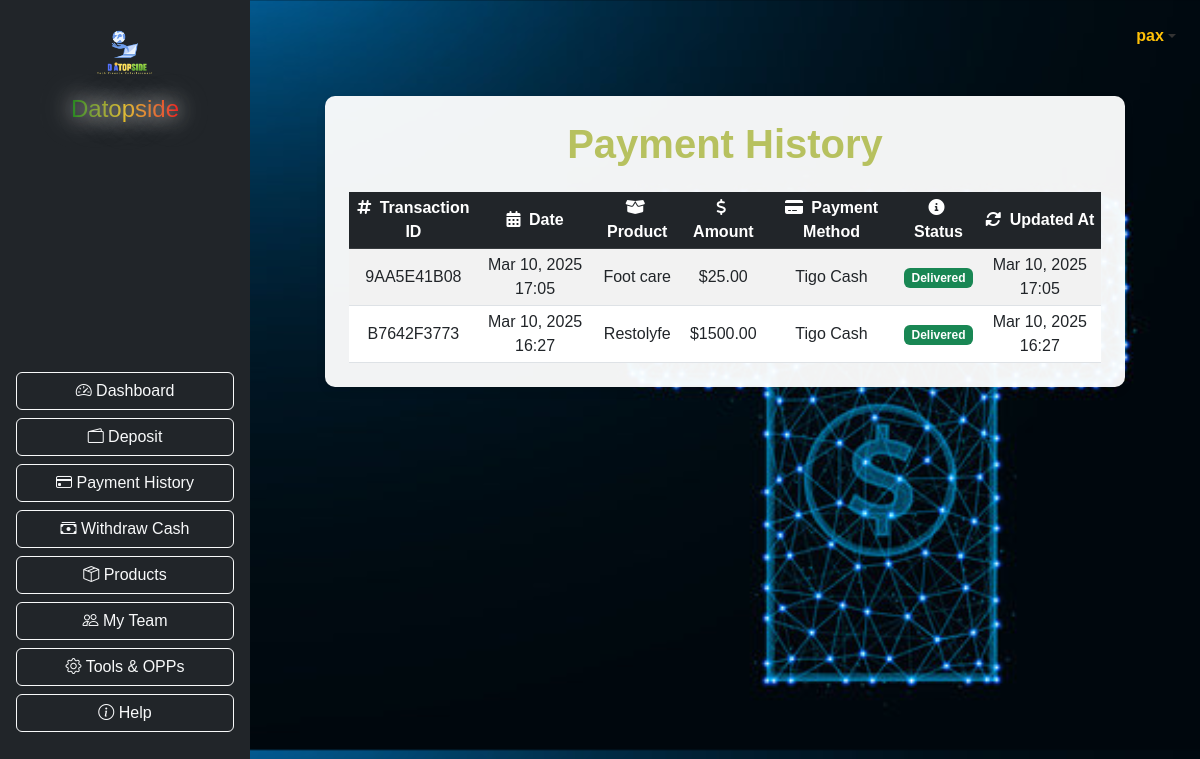
The page /payments/history/ (signed in) on the database its author committed.
### myapp/models.py (models this page shows, shortened)
class User(AbstractBaseUser, PermissionsMixin):
    STATUS_CHOICES = [
        ('active', 'Active'),
        ('inactive', 'Inactive'),
        ('review', 'Review'),
        ('suspend', 'Suspend'),
    ]
    COUNTRY_CHOICES = [
        ('rwanda', 'Rwanda'),
        ('burundi', 'Burundi'),
        ('kenya', 'Kenya'),
        ('uganda', 'Uganda'),
        ('drc', 'DRC'),
        ('tanzania', 'Tanzania'),
    ]
    country = models.CharField(
        max_length=20,
        choices=COUNTRY_CHOICES,
        default='rwanda',
        db_index=True
    )
    username = models.CharField(max_length=30, unique=True, db_index=True)
    email = models.EmailField(unique=True, db_index=True)
    phone_regex = RegexValidator(regex=r'\+?1?\d{9,15}$',
                                message="Phone number must be entered in the format '+25078xxxxxxx'.")
    phone_number = models.CharField(validators=[phone_regex], max_length=20, unique=True, db_index=True)
    status = models.CharField(max_length=8, choices=STATUS_CHOICES, default='inactive', db_index=True)
    is_staff = models.BooleanField(default=False)
    date_joined = models.DateTimeField(default=timezone.now, db_index=True)
    maintenance_due_date = models.DateField(null=True, blank=True)
    maintenance_paid = models.BooleanField(default=False)
    maintenance_fee = models.DecimalField(max_digits=10, decimal_places=2, default=0)
    maintenance_paid_date = models.DateField(null=True, blank=True)
    maintenance_paid_amount = models.DecimalField(max_digits=10, decimal_places=2, default=0)
    activation_paid_date = models.DateField(null=True, blank=True)
    activation_paid_amount = models.DecimalField(max_digits=10, decimal_places=2, default=0)
    USERNAME_FIELD = 'username'
    REQUIRED_FIELDS = ['email', 'phone_number']
    objects = UserManager()
    def colored_status(self):
        if self.status == 'active':
            color = 'green'
        elif self.status == 'inactive':
            color = 'red'
        elif self.status == 'review':
            color = 'orange'
        elif self.status == 'suspend':
            color = 'purple'
        return format_html('<span style="color: {};">{}</span>', color, self.get_status_display())
    colored_status.short_description = 'Status'
    class Meta:
        indexes = [
            models.Index(fields=['username']),
            models.Index(fields=['email']),
            models.Index(fields=['phone_number']),
            models.Index(fields=['status']),
            models.Index(fields=['country']),
        ]

### payments/models.py (models this page shows, shortened)
class Payment(models.Model):
    PENDING = 'pending'
    PROCESSING = 'processing'
    COMPLETED = 'completed'
    DELIVERED = 'delivered'
    CANCELLED = 'cancelled'
    STATUS_CHOICES = [
        (PENDING, 'Pending'),
        (PROCESSING, 'Processing'),
        (COMPLETED, 'Completed'),
        (DELIVERED, 'Delivered'),
        (CANCELLED, 'Cancelled'),
    ]
    MOMO_PAY = 'momo_pay'
    TIGO_CASH = 'tigo_cash'
    BANK_TRANSFER = 'bank_transfer'
    BALANCE = 'balance'
    PAYMENT_METHOD_CHOICES = [
        (MOMO_PAY, 'MoMo Pay'),
        (TIGO_CASH, 'Tigo Cash'),
        (BANK_TRANSFER, 'Bank Transfer'),
        (BALANCE, 'Balance'),
    ]
    user = models.ForeignKey(settings.AUTH_USER_MODEL, on_delete=models.CASCADE, null=True, blank=True)
    product = models.ForeignKey(Product, on_delete=models.CASCADE, null=True, blank=True)
    amount = models.DecimalField(max_digits=10, decimal_places=2, default=0.00)
    transaction_id = models.CharField(max_length=100, unique=True, blank=True, null=True)
    full_name = models.CharField(max_length=255)
    payment_method = models.CharField(max_length=50, choices=PAYMENT_METHOD_CHOICES)
    mobile_number = models.CharField(max_length=15, blank=True, null=True)
    bank_account = models.CharField(max_length=50, blank=True, null=True)
    shipping_address = models.TextField()
    proof_of_payment = models.ImageField(upload_to='payments/')
    status = models.CharField(max_length=20, choices=STATUS_CHOICES, default=PENDING)
    created_at = models.DateTimeField(auto_now_add=True)
    updated_at = models.DateTimeField(auto_now=True)
    class Meta:
        ordering = ['-created_at']

### products/models.py (models this page shows, shortened)
class Product(models.Model):
    name = models.CharField(max_length=255)
    description = models.TextField()
    price = models.DecimalField(max_digits=10, decimal_places=2)
    stock_quantity = models.IntegerField()
    image = models.ImageField(upload_to='products/')
    category = models.ForeignKey(
        Category,
        on_delete=models.CASCADE,
        related_name='products'
    )
    created_at = models.DateTimeField(auto_now_add=True)
    updated_at = models.DateTimeField(auto_now=True)
    class Meta:
        ordering = ['-created_at']
        indexes = [
            models.Index(fields=['name']),
            models.Index(fields=['price']),
            models.Index(fields=['created_at']),
        ]

### payments/views.py (the view)
# urls.py: path('history/', views.payment_history, name='payment_history'),
def payment_history(request):
    payments = Payment.objects.filter(user=request.user).order_by('-created_at')
    return render(request, 'payments/payment_history.html', {
        'payments': payments
    })

### payments/templates/payments/payment_history.html (shortened to what this page needs)
{% extends 'base.html' %}
{% load static %}
{% block content %}
<div class="container mt-5 py-4 px-4 payment-history-container">
    <h1 class="mb-4 text-center" style="color:rgb(183, 193, 95);">Payment History</h1>
    {% if payments %}
    <div class="table-responsive {% if payments|length >= 10 %}scrollable{% endif %}">
        <table class="table table-striped table-hover align-middle table-sm">
            <thead class="table-dark">
                <tr>
                    <th scope="col"><i class="fas fa-hashtag me-1"></i> Transaction ID</th>
                    <th scope="col"><i class="fas fa-calendar-alt me-1"></i> Date</th>
                    <th scope="col"><i class="fas fa-box-open me-1"></i> Product</th>
                    <th scope="col"><i class="fas fa-dollar-sign me-1"></i> Amount</th>
                    <th scope="col"><i class="fas fa-credit-card me-1"></i> Payment Method</th>
                    <th scope="col"><i class="fas fa-info-circle me-1"></i> Status</th>
                    <th scope="col"><i class="fas fa-sync-alt me-1"></i> Updated At</th>
                </tr>
            </thead>
            <tbody>
                {% for payment in payments %}
                <tr>
                    <td>{{ payment.transaction_id }}</td>
                    <td>{{ payment.created_at|date:"M d, Y H:i" }}</td>
                    <td>{{ payment.product.name }}</td>
                    <td>${{ payment.amount }}</td>
                    <td>{{ payment.get_payment_method_display }}</td>
                    <td>
                        {% if payment.status == 'completed' or payment.status == 'delivered' %}
                            <span class="badge bg-success">{{ payment.status|title }}</span>
                        {% elif payment.status == 'cancelled' %}
                            <span class="badge bg-danger">{{ payment.status|title }}</span>
                        {% else %}
                            <span class="badge bg-warning">{{ payment.status|title }}</span>
                        {% endif %}
                    </td>
                    <td>{{ payment.updated_at|date:"M d, Y H:i" }}</td>
                </tr>
                {% endfor %}
            </tbody>
        </table>
    </div>
    {% else %}
    <div class="alert alert-info text-center">
        <i class="fas fa-info-circle me-1"></i> You haven't made any payments yet.
    </div>
    {% endif %}
</div>
{% endblock %}

### myapp/templates/base.html (shortened to what this page needs)
{% load static %}
<!DOCTYPE html>
<html lang="en">
<head>
    <link rel="stylesheet" href="https://cdn.jsdelivr.net/npm/bootstrap@5.3.0/dist/css/bootstrap.min.css">
    <link rel="stylesheet" href="https://cdnjs.cloudflare.com/ajax/libs/animate.css/4.1.1/animate.min.css">
    <link rel="stylesheet" href="https://cdnjs.cloudflare.com/ajax/libs/hover.css/2.3.1/css/hover-min.css">
    <link rel="stylesheet" href="https://cdnjs.cloudflare.com/ajax/libs/font-awesome/6.0.0-beta3/css/all.min.css">
    <link href="https://cdn.jsdelivr.net/npm/bootstrap@5.3.0/dist/css/bootstrap.min.css" rel="stylesheet">
    <link rel="stylesheet" href="https://cdn.jsdelivr.net/npm/bootstrap-icons@1.10.3/font/bootstrap-icons.css">
</head>
<body>
<div class="d-flex">
    <nav class="bg-dark text-white p-3 d-flex flex-column align-items-center" style="width: 250px; position: fixed; height: 100vh; backdrop-filter: blur(10px); background: rgba(0, 0, 0, 0.5);">
        <div class="text-center mb-4">
            <img src="{% static 'images/LOGO.png' %}" alt="Logo" class="img-fluid" style="max-width: 100px; animation: rotateLogo 5s infinite linear;">
            <h4 style="background: linear-gradient(to right, #008000, #ffc900, #ff0000); -webkit-background-clip: text; -webkit-text-fill-color: transparent; text-shadow: 0 0 20px #fff, 0 0 30px #000, 0 0 40px #fff; animation: glow 2s infinite alternate;">Datopside</h4>
        </div>
        <ul class="nav flex-column w-100">
            <div class="d-flex flex-column align-items-center justify-content-center vh-100">
                <a class="btn btn-outline-light mb-2 w-100 text-center hvr-grow" href="{% url 'dashboard' %}">
                    <i class="bi bi-speedometer2"></i> Dashboard
                </a>
                <a class="btn btn-outline-light mb-2 w-100 text-center hvr-grow" href="{% url 'deposit' %}">
                    <i class="bi bi-wallet2"></i> Deposit
                </a>
                <a class="btn btn-outline-light mb-2 w-100 text-center hvr-grow" href="{% url 'payment_history' %}">
                    <i class="bi bi-credit-card"></i> Payment History
                </a>
                <a class="btn btn-outline-light mb-2 w-100 text-center hvr-grow" href="{% url 'withdraw' %}">
                  <i class="bi bi-cash-stack"></i> Withdraw Cash
                </a>
                <a class="btn btn-outline-light mb-2 w-100 text-center hvr-grow" href="{% url 'product_list' %}">
                    <i class="bi bi-box-seam"></i> Products
                </a>
                <a class="btn btn-outline-light mb-2 w-100 text-center hvr-grow" href="{% url 'my_team' %}">
                    <i class="bi bi-people"></i> My Team
                </a>
                <a class="btn btn-outline-light mb-2 w-100 text-center hvr-grow" href="{% url 'tools_and_opps:tools_dashboard' %}">
                    <i class="bi bi-gear"></i> Tools & OPPs
                </a>
                <a class="btn btn-outline-light mb-2 w-100 text-center hvr-grow" href="{% url 'support_thread' %}">
                    <i class="bi bi-info-circle"></i> Help
                </a>
            </div>
        </ul>
    </nav>
    <div class="container-fluid p-4" style="margin-left: 250px;">
        <div class="d-flex justify-content-end mb-3">
            <div class="nav-item dropdown">
                <a
                  class="nav-link dropdown-toggle d-flex align-items-center"
                  href="#"
                  id="navbarDropdown"
                  role="button"
                  data-bs-toggle="dropdown"
                  aria-expanded="false"
                >
                    <span class="fw-semibold text-warning">{{ request.user.username }}</span>
                </a>
            </div>
        </div>
        {% block content %}{% endblock %}
    </div>
</div>
</body>
</html>

### rows shown on the page
User: user.username "pax"
Payment: transaction_id "9AA5E41B08", created_at "Mar 10, 2025 17:05", product.name "Foot care", amount "25.00", payment_method "Tigo Cash", status "Delivered", updated_at "Mar 10, 2025 17:05"
Payment: transaction_id "B7642F3773", created_at "Mar 10, 2025 16:27", product.name "Restolyfe", amount "1500.00", payment_method "Tigo Cash", status "Delivered", updated_at "Mar 10, 2025 16:27"
